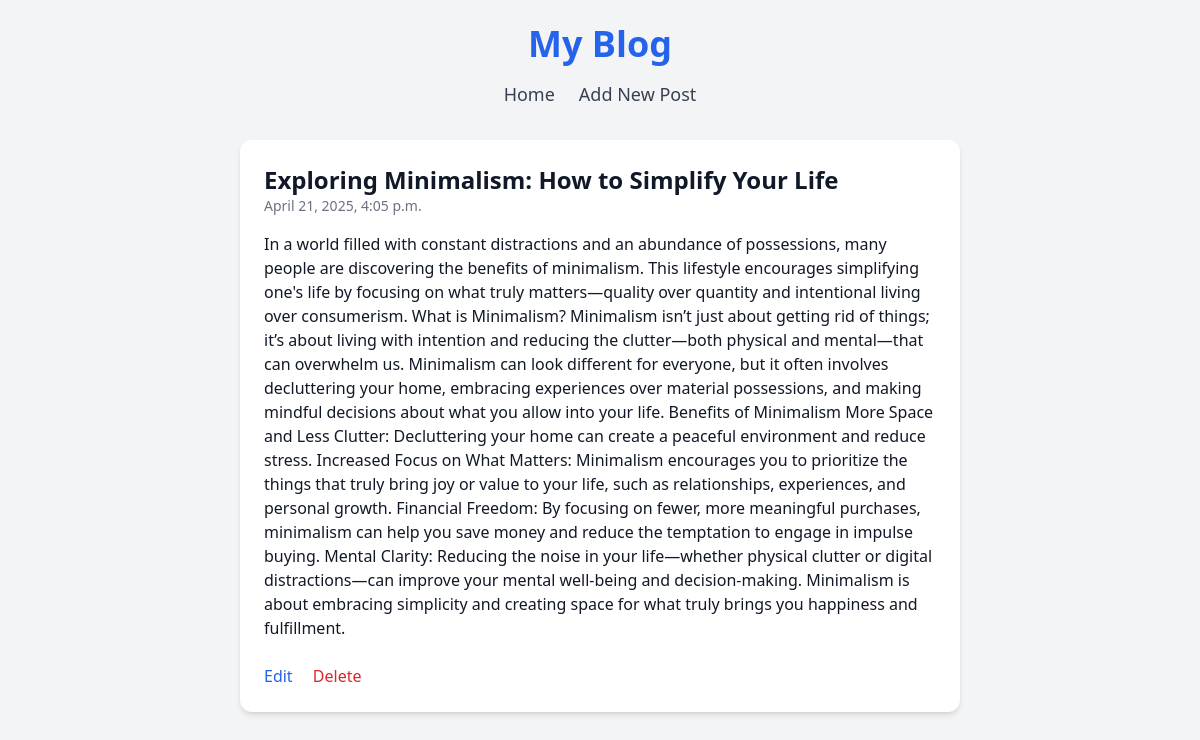
Screenshot of /posts/6/ with the database file from the repository.
### blog/models.py (models this page shows, shortened)
class Post(models.Model):
    title = models.CharField(max_length=200)
    content = models.TextField()
    created_at = models.DateTimeField(auto_now_add=True)
    updated_at = models.DateTimeField(auto_now=True)

### blog/views.py (the view)
# urls.py: path('<int:pk>/', views.post_detail, name='post_detail'),
def post_detail(request, pk):
    post = get_object_or_404(Post, pk=pk)
    return render(request, 'blog/post_detail.html', {'post': post})

### blog/templates/blog/post_detail.html (shortened to what this page needs)
{% extends 'blog/base.html' %}
{% block content %}
  <h2 class="text-2xl font-bold">{{ post.title }}</h2>
  <p class="text-sm text-gray-500">{{ post.created_at }}</p>
  <div class="mt-4">{{ post.content }}</div>
  <div class="mt-6 space-x-4">
    <a href="{% url 'post_edit' post.pk %}" class="text-blue-600 hover:underline">Edit</a>
    <a href="{% url 'post_delete' post.pk %}" class="text-red-600 hover:underline">Delete</a>
  </div>
{% endblock %}

### rows the page displays
Post: title "Exploring Minimalism: How to Simplify Your Life", created_at "April 21, 2025, 4:05 p.m.", content "In a world filled with constant distractions and an abundance of possessions, many people are discovering the benefits of minimalism. This lifestyle encourages simplifying one's life by focusing on what truly matters—quality over quantity and intentional living over consumerism. What is Minimalism? Minimalism isn’t just about getting rid of things; it’s about living with intention and reducing the clutter—both physical and mental—that can overwhelm us. Minimalism can look different for everyone, but it often involves decluttering your home, embracing experiences over material possessions, and making mindful decisions about what you allow into your life. Benefits of Minimalism More Space and…"
